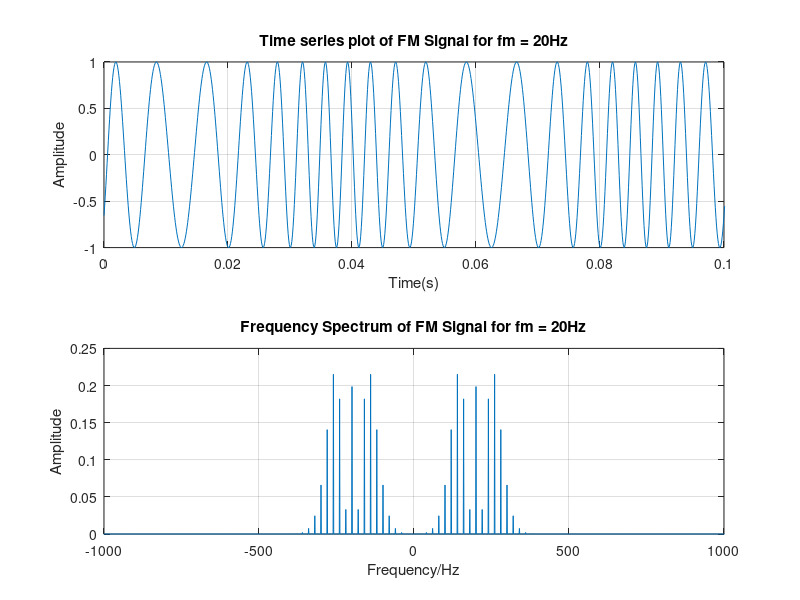
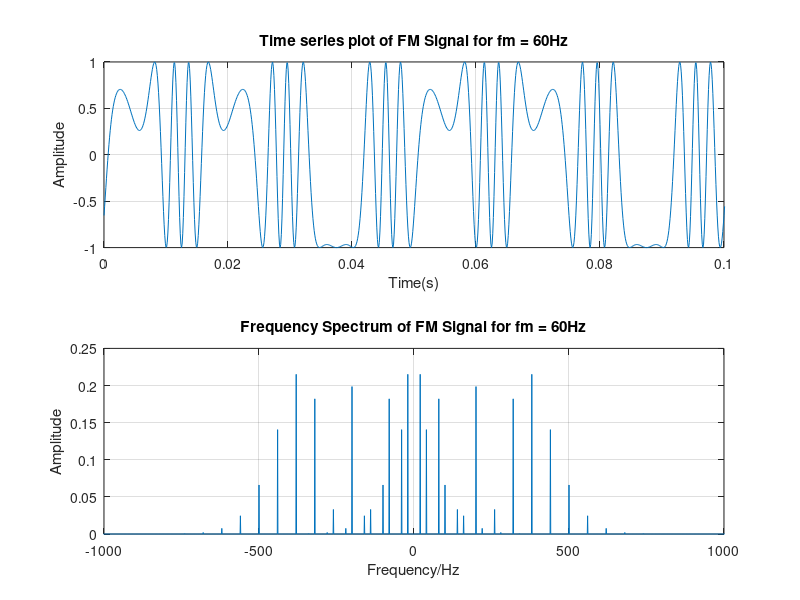
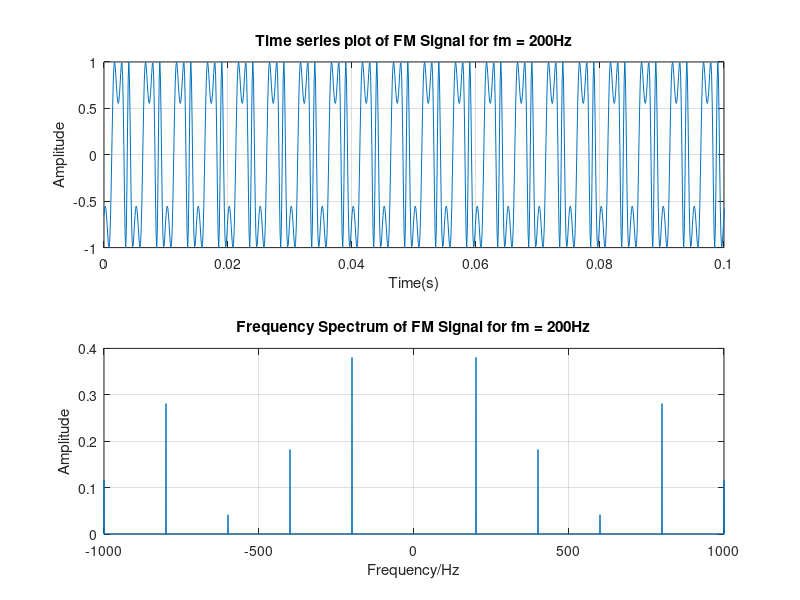
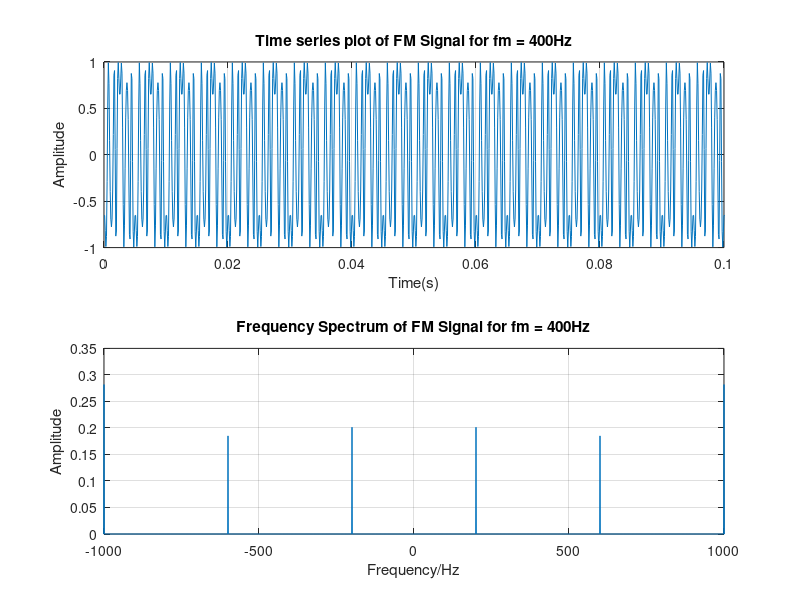

These figures' MATLAB source, in order:
clear all;
clc;

fs = 10000; %sampling frequency

%time and frequency specifications
dt = 1/fs;
t = 0:dt:1-dt;
L = length(t);
df = fs/L;
f = (-fs/2):df:(fs/2)-df;

Ac = 1;
fc=200; %carrier frequency
fm=[20,60,200,400]; %message frequencies

%carrier signal
ct = Ac*cos(2*pi*fc*t);

B=4; %Beta

kf=1;
for i=1:length(fm)
    
    mt=cos(2*pi*fm(i)*t); %message signal
    
    xfm = cos((2*pi*fc*t) + B*mt); %fm signal in time domain
    XFM = fftshift(fft(xfm)); %frequency spectrum of xfm 
 
    figure(i);
    
    subplot(2,1,1);
    plot(t,xfm)
    grid on;
    xlim([0,0.1]);
    xlabel('Time(s)');
    ylabel('Amplitude')
    title(['Time series plot of FM Signal for fm = ',num2str(fm(i)),'Hz']);
    
    subplot(2,1,2);
    plot(f,abs(XFM)/L);
    xlim([-1000,1000]);
    grid on;
    xlabel('Frequency/Hz');
    ylabel('Amplitude')
    title(['Frequency Spectrum of FM Signal for fm = ',num2str(fm(i)),'Hz']);
    
end
